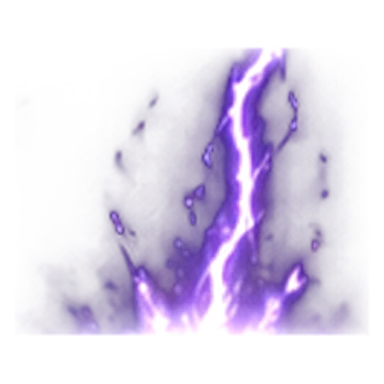
#> input picture godot/labs/combat_lab/talisman02/assets/tal02_fracture_impact.webp, 384 x 384 px, given in place of tal02_thunder_master.webp, which was not available
$ python rebake_tal02_from_master.py
#> lines starting #> are read from the running program, lines starting #| are printed output that depends on the picture; after the words box and inside, x2 and y2 are one past the last pixel; in counts of white or black regions, pixels touching at a corner belong together
#!/usr/bin/env python3
"""Rebake a wide painted TAL02 primary lightning atlas from committed WEBP master.
Requires Pillow, NumPy, OpenCV; offline, deterministic, no downloaded assets.
Usage: python tools/vfx/rebake_tal02_from_master.py [repo_root]
"""
from pathlib import Path
from sys import argv
import numpy as np, cv2
from PIL import Image
root=Path(argv[1]) if len(argv)>1 else Path('/mnt/data')
assets=root/'godot/labs/combat_lab/talisman02/assets' if (root/'godot').exists() else root/'tal02_tal03_painted_assets'
source=Image.open(assets/'tal02_thunder_master.webp').convert('RGBA')
#> source is the input picture: PIL image 384x384 RGBA; mean R, G, B, A 58.3, 44.1, 85.4, 59.8
a=source.getchannel('A').point(lambda x:255 if x>=12 else 0)
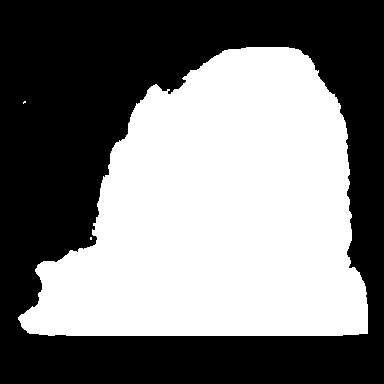
#> a: PIL image 384x384 L; 47.8% white; 3 white regions (2 under 20 px), largest, box (x1, y1, x2, y2) and area: (18, 47, 368, 336) 70535
bbox=a.getbbox()
#> bbox = (18, 47, 368, 336)
assert bbox is not None
box=(max(0,bbox[0]-12),max(0,bbox[1]-9),min(source.width,bbox[2]+12),min(source.height,bbox[3]+9))
#> box = (6, 38, 380, 345)
active=source.crop(box)
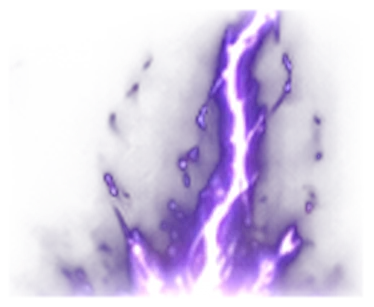
#> active: PIL image 374x307 RGBA; mean R, G, B, A 74.9, 56.6, 109.7, 76.8; transparent parts drawn white
# Deliberate horizontal stretch turns the illustrated thunder brush into one continuous
# long line that reaches from the caster palm to the final demo target. No clip/UI box.
active=active.resize((952,196),Image.Resampling.LANCZOS)
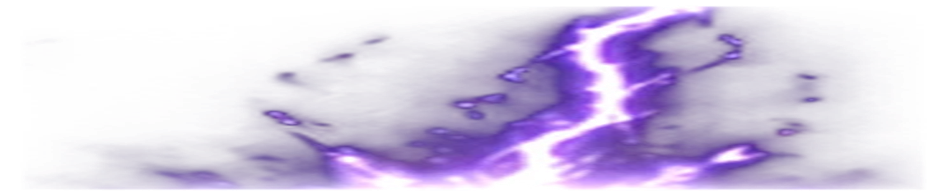
#> active: PIL image 952x196 RGBA; mean R, G, B, A 70.8, 52.6, 105.3, 76.8; transparent parts drawn white
beam=Image.new('RGBA',(1024,256),(0,0,0,0))
#> beam: PIL image 1024x256 RGBA; every value is 0
beam.alpha_composite(active,(36,28))
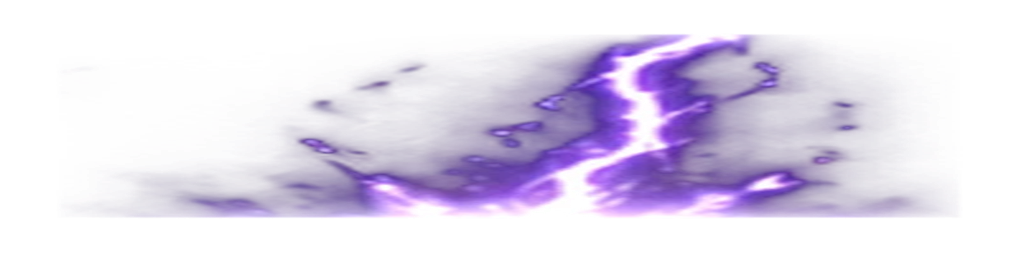
#> beam: PIL image 1024x256 RGBA; mean R, G, B, A 50.4, 37.5, 74.9, 54.7; transparent parts drawn white
# Native 1280x720 anchor correction: original painted bolt climbed diagonally.
# x-dependent shear maintains the painted light without introducing a code-drawn
# white tube: the real hot current now links the palm to targets horizontally.
base=np.asarray(beam).copy()
XX,YY=np.meshgrid(np.arange(1024,dtype=np.float32),np.arange(256,dtype=np.float32))
vertical_shift=np.interp(XX,[80.,760.],[-90.,78.]).astype(np.float32)
base=cv2.remap(base,XX,YY-vertical_shift,cv2.INTER_LINEAR,borderMode=cv2.BORDER_CONSTANT,borderValue=(0,0,0,0))
beam=Image.fromarray(base,'RGBA')
atlas=Image.new('RGBA',(4096,768),(0,0,0,0))
#> atlas: PIL image 4096x768 RGBA; every value is 0
H,W=256,1024
for idx in range(10):
   ar=np.asarray(beam).copy()
   X,Y=np.meshgrid(np.arange(W,dtype=np.float32),np.arange(H,dtype=np.float32))
   e=np.sin(np.pi*X/(W-1))
   mapx=X+(2.1+idx*.18)*np.sin(Y/30+idx*.55)*e
   mapy=Y+(3.5+idx*.28)*np.sin(X/44+idx*.55)*e+(1.7+idx*.12)*np.sin(X/17-idx*.48)*e
   moved=cv2.remap(ar,mapx,mapy,cv2.INTER_LINEAR,borderMode=cv2.BORDER_CONSTANT,borderValue=(0,0,0,0)).astype(np.float32)
   progress=.11+.89*(idx+1)/10
   edge=np.clip((progress*W-X)/72+.5+np.sin(Y*.13+idx*.67)*.035,0,1)
   moved[:,:,3]*=edge*(.61+.39*np.sin(np.pi*(idx+1)/12))
   frame=Image.fromarray(np.clip(moved,0,255).astype(np.uint8),'RGBA')
   atlas.alpha_composite(frame,((idx%4)*1024,(idx//4)*256))
#> this loop made 10 passes
#> pass 1, `moved=cv2.remap(ar,mapx,mapy,cv2.INTER_LINEAR,borderMode=cv2.BORDER_CO..`:
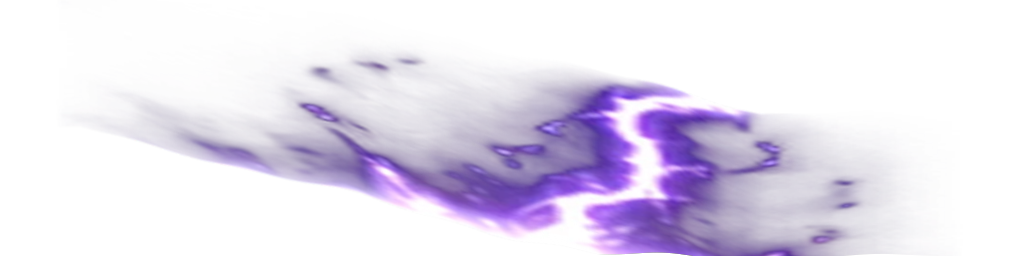
#> moved: shape (256, 1024, 4) float32; mean R, G, B, A 44.8, 33.5, 66.9, 49.5; transparent parts drawn white
#> after the loop:
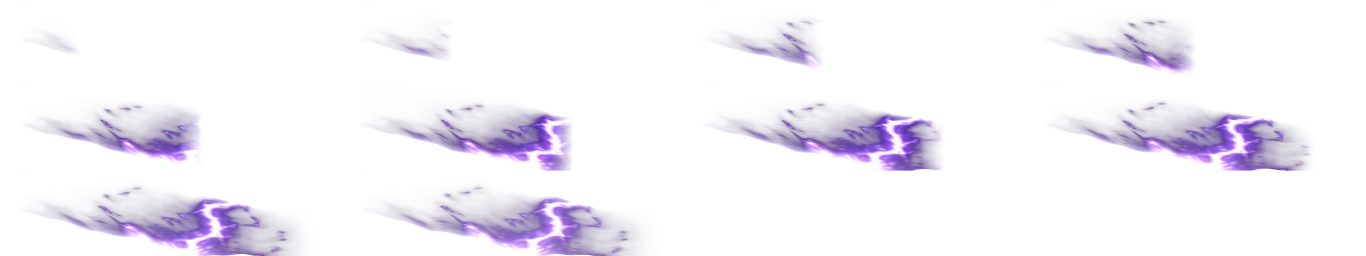
#> atlas: PIL image 4096x768 RGBA (shown at 1/3 size); mean R, G, B, A 22.5, 16.8, 33.8, 20.7; transparent parts drawn white
#> after the loop:
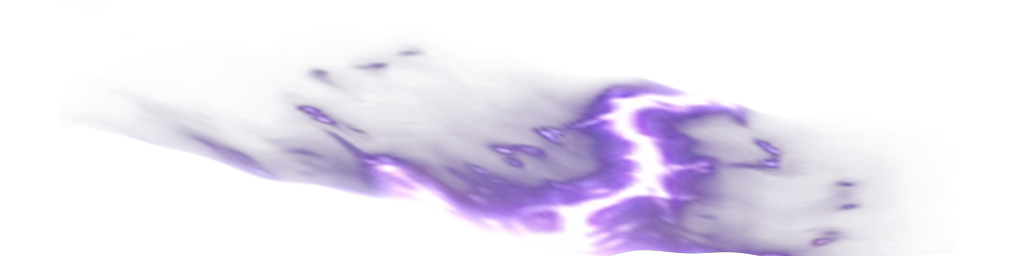
#> frame: PIL image 1024x256 RGBA; mean R, G, B, A 44.6, 33.3, 66.7, 39.6; transparent parts drawn white
out=assets/'tal02_thunder_flipbook.webp'
atlas.save(out,quality=89,method=3)
#> (the run stopped early here; a loop or call above may not have finished)

$ run again, on godot/labs/combat_lab/talisman02/assets/talisman_foot_array.webp
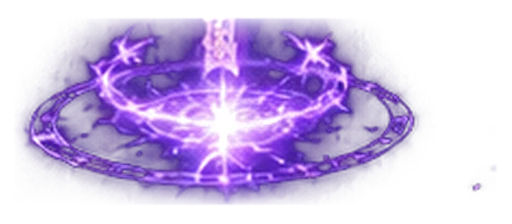
#> input picture godot/labs/combat_lab/talisman02/assets/talisman_foot_array.webp, 512 x 224 px, given in place of tal02_thunder_master.webp, which was not available
#> source is the input picture: PIL image 512x224 RGBA; mean R, G, B, A 63.4, 39.3, 103.4, 98.4
#> `a=source.getchannel('A').point(lambda x:255 if x>=12 else 0)`:
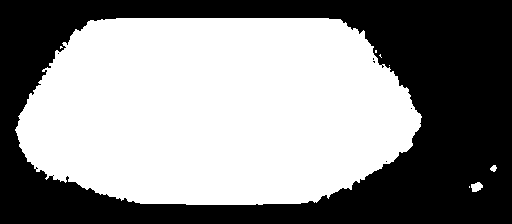
#> a: PIL image 512x224 L; 54.7% white; 6 black regions (5 under 20 px), largest, box (x1, y1, x2, y2) and area: (0, 0, 512, 224) 51933
#> bbox = (15, 18, 497, 205)
#> box = (3, 9, 509, 214)
#> after the loop `for idx in range(10):`:
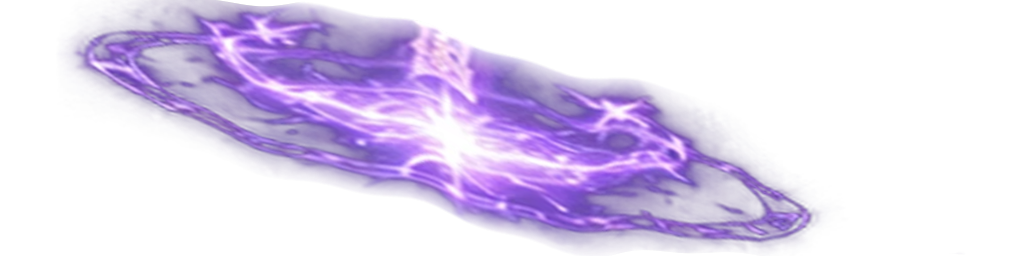
#> frame: PIL image 1024x256 RGBA; mean R, G, B, A 48.4, 30, 77.6, 61.7; transparent parts drawn white
